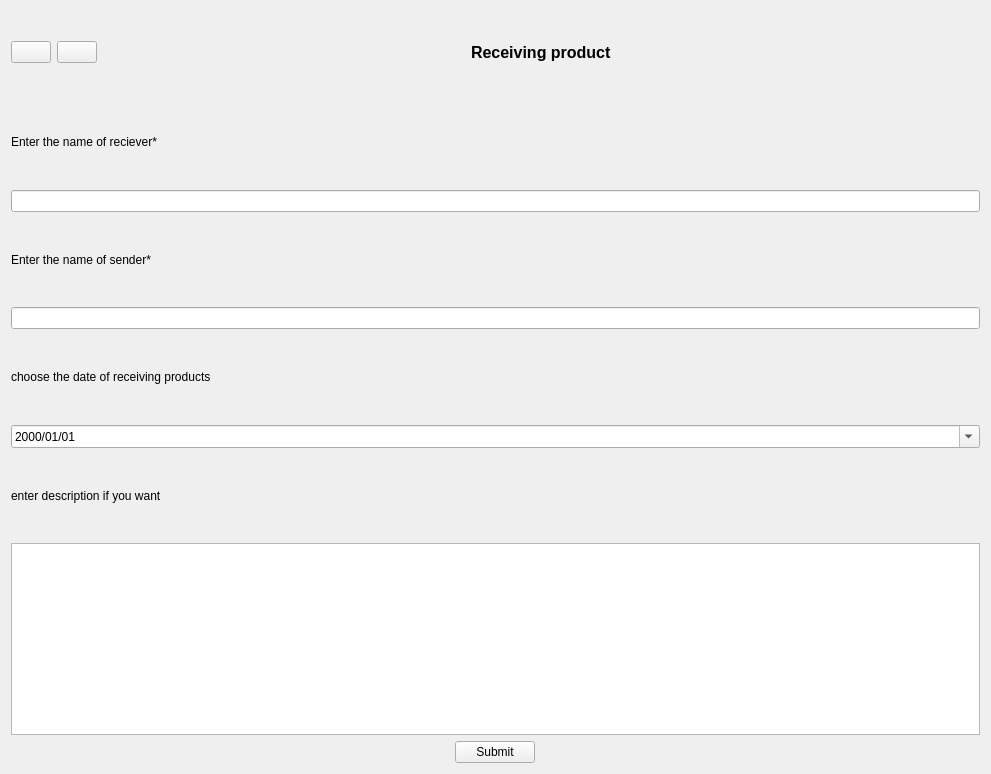
<?xml version="1.0" encoding="UTF-8"?>
<ui version="4.0">
 <class>ReceiveForm</class>
 <widget class="QWidget" name="ReceiveForm">
  <property name="geometry">
   <rect>
    <x>0</x>
    <y>0</y>
    <width>991</width>
    <height>774</height>
   </rect>
  </property>
  <property name="windowTitle">
   <string>Form</string>
  </property>
  <layout class="QVBoxLayout" name="verticalLayout_2">
   <item>
    <layout class="QVBoxLayout" name="verticalLayout">
     <item>
      <layout class="QHBoxLayout" name="horizontalLayout_2">
       <item>
        <widget class="QPushButton" name="retButton">
         <property name="sizePolicy">
          <sizepolicy hsizetype="Maximum" vsizetype="Fixed">
           <horstretch>0</horstretch>
           <verstretch>0</verstretch>
          </sizepolicy>
         </property>
         <property name="text">
          <string/>
         </property>
         <property name="icon">
          <iconset resource="resource.qrc">
           <normaloff>:/return.png</normaloff>:/return.png</iconset>
         </property>
        </widget>
       </item>
       <item>
        <widget class="QPushButton" name="relButton">
         <property name="sizePolicy">
          <sizepolicy hsizetype="Maximum" vsizetype="Fixed">
           <horstretch>0</horstretch>
           <verstretch>0</verstretch>
          </sizepolicy>
         </property>
         <property name="text">
          <string/>
         </property>
         <property name="icon">
          <iconset resource="resource.qrc">
           <normaloff>:/arrow.png</normaloff>:/arrow.png</iconset>
         </property>
        </widget>
       </item>
       <item>
        <spacer name="horizontalSpacer">
         <property name="orientation">
          <enum>Qt::Horizontal</enum>
         </property>
         <property name="sizeHint" stdset="0">
          <size>
           <width>40</width>
           <height>20</height>
          </size>
         </property>
        </spacer>
       </item>
       <item>
        <widget class="QLabel" name="label">
         <property name="font">
          <font>
           <pointsize>12</pointsize>
           <weight>75</weight>
           <bold>true</bold>
          </font>
         </property>
         <property name="text">
          <string>Receiving product</string>
         </property>
         <property name="alignment">
          <set>Qt::AlignLeading|Qt::AlignLeft|Qt::AlignVCenter</set>
         </property>
        </widget>
       </item>
       <item>
        <spacer name="horizontalSpacer_2">
         <property name="orientation">
          <enum>Qt::Horizontal</enum>
         </property>
         <property name="sizeHint" stdset="0">
          <size>
           <width>40</width>
           <height>20</height>
          </size>
         </property>
        </spacer>
       </item>
      </layout>
     </item>
     <item>
      <widget class="QLabel" name="label_3">
       <property name="text">
        <string>Enter the name of reciever*</string>
       </property>
      </widget>
     </item>
     <item>
      <widget class="QLineEdit" name="RecEdit"/>
     </item>
     <item>
      <widget class="QLabel" name="label_4">
       <property name="text">
        <string>Enter the name of sender*</string>
       </property>
      </widget>
     </item>
     <item>
      <widget class="QLineEdit" name="SendEdit">
       <property name="sizePolicy">
        <sizepolicy hsizetype="Expanding" vsizetype="Fixed">
         <horstretch>0</horstretch>
         <verstretch>0</verstretch>
        </sizepolicy>
       </property>
      </widget>
     </item>
     <item>
      <widget class="QLabel" name="label_5">
       <property name="text">
        <string>choose the date of receiving products</string>
       </property>
      </widget>
     </item>
     <item>
      <widget class="QDateEdit" name="dateEdit">
       <property name="displayFormat">
        <string>yyyy/MM/dd</string>
       </property>
       <property name="calendarPopup">
        <bool>true</bool>
       </property>
      </widget>
     </item>
     <item>
      <widget class="QLabel" name="label_6">
       <property name="text">
        <string>enter description if you want</string>
       </property>
      </widget>
     </item>
     <item>
      <widget class="QTextEdit" name="textEdit">
       <property name="sizePolicy">
        <sizepolicy hsizetype="Expanding" vsizetype="Fixed">
         <horstretch>0</horstretch>
         <verstretch>0</verstretch>
        </sizepolicy>
       </property>
      </widget>
     </item>
     <item>
      <layout class="QHBoxLayout" name="horizontalLayout">
       <item>
        <widget class="QPushButton" name="submitButton">
         <property name="sizePolicy">
          <sizepolicy hsizetype="Fixed" vsizetype="Fixed">
           <horstretch>0</horstretch>
           <verstretch>0</verstretch>
          </sizepolicy>
         </property>
         <property name="text">
          <string>Submit</string>
         </property>
        </widget>
       </item>
      </layout>
     </item>
    </layout>
   </item>
  </layout>
 </widget>
 <resources>
  <include location="resource.qrc"/>
 </resources>
 <connections/>
</ui>
